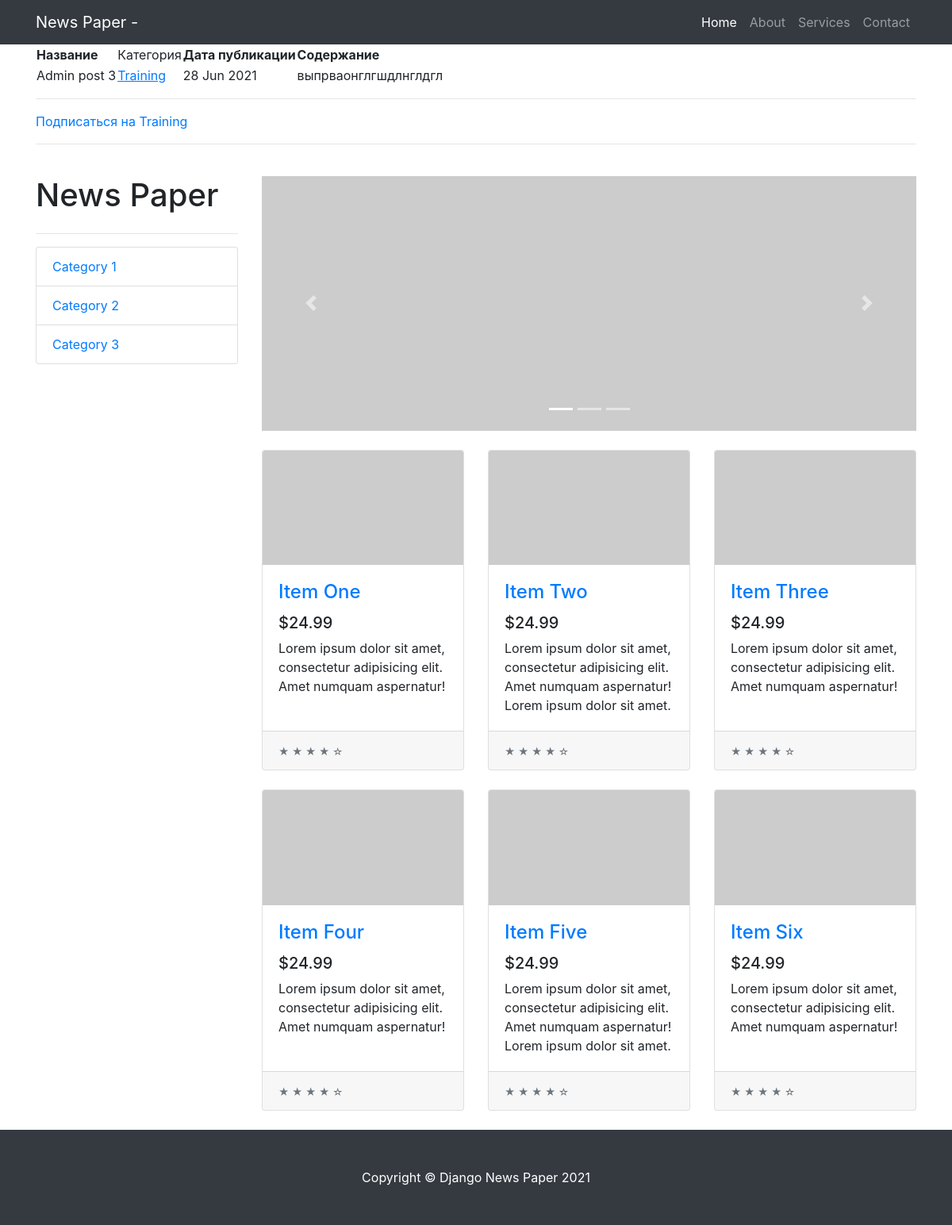
Page /news/4 on the committed database.
### news/models.py (models this page shows, shortened)
class Post(models.Model):
    state = 'ST'
    new = 'NE'
    POSITIONS = [
        (state, 'Статья'),
        (new, 'Новость')
    ]
    position = models.CharField(max_length=2,
                                choices=POSITIONS,
                                default=state)
    post_date = models.DateTimeField(auto_now_add=True)
    post_name = models.CharField(max_length=250)
    content = models.TextField()
    rating_post = models.IntegerField(default=0)
    author = models.ForeignKey(Author, on_delete=models.CASCADE)
    category = models.ManyToManyField(Category, through='PostCategory')

class Category(models.Model):
    name = models.CharField(max_length=100, unique=True)
    subscribers = models.ManyToManyField(User, blank=True)

### news/views.py (the view)
# urls.py: path('<int:pk>', PostDetailView.as_view(), name='post'),
class PostDetailView(DetailView):
    template_name = 'post.html'  # название шаблона будет post.html
    queryset = Post.objects.all()
    subscribe_to_category

### templates/post.html (shortened to what this page needs)
{% extends 'flatpages/default.html' %}
{% block content %}
  <table>
      <thead>
          <th>
              Название
          </th>
          <td>
              Категория
          </td>
          <th>
              Дата публикации
          </th>
          <th>
              Содержание
          </th>
      </thead>
      <tr>
          <td>
              {{ post.post_name }}
          </td>
          <td>
              {% for category in post.category.all %}
                  <a href=""><u>{{ category.name }}</u></a>
              {% endfor %}
          </td>
          <td>
              {{ post.post_date | date:'d M Y' }}
          </td>
          <td>
              {{ post.content }}
          </td>
      </tr>
  </table>
<hr>
    {% for category in post.category.all %}
        <a href="category/subscribe/?category={{ category.id }}"> Подписаться на {{ category.name }} </a>
    {% endfor %}
{% endblock content %}

### rows in the picture
Post: post_name "Admin post 3", post_date "28 Jun 2021", content "выпрваонглгшдлнглдгл"
Category: name "Training"
